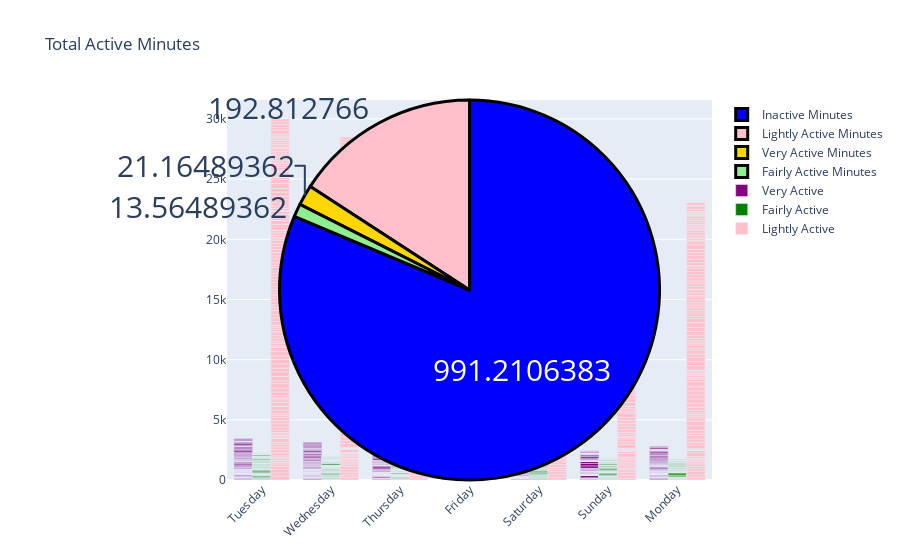

Notebook cell for this chart:
### Code cell
ig = go.Figure()
fig.add_trace(go.Bar(
    x=data["Day"],
    y=data["VeryActiveMinutes"],
    name='Very Active',
    marker_color='purple'
))
fig.add_trace(go.Bar(
    x=data["Day"],
    y=data["FairlyActiveMinutes"],
    name='Fairly Active',
    marker_color='green'
))
fig.add_trace(go.Bar(
    x=data["Day"],
    y=data["LightlyActiveMinutes"],
    name='Lightly Active',
    marker_color='pink'
))
fig.update_layout(barmode='group', xaxis_tickangle=-45)
fig.show()

### Figure 1 — Plotly figure (JSON) as saved in the notebook; plotly's stock layout.template omitted (floating-point values rounded to 4 significant figures; data arrays with more than 128 entries replaced by an {"elided": "..."} marker saying what was removed)
{"data": [{"hoverinfo": "label+percent", "labels": ["Very Active Minutes", "Fairly Active Minutes", "Lightly Active Minutes", "Inactive Minutes"], "marker": {"colors": ["gold", "lightgreen", "pink", "blue"], "line": {"color": "black", "width": 3}}, "textfont": {"size": 30}, "textinfo": "value", "type": "pie", "values": [21.16, 13.56, 192.8, 991.2]}, {"marker": {"color": "purple"}, "name": "Very Active", "type": "bar", "x": {"elided": "940 str values"}, "y": {"elided": "940 int values"}}, {"marker": {"color": "green"}, "name": "Fairly Active", "type": "bar", "x": {"elided": "940 str values"}, "y": {"elided": "940 int values"}}, {"marker": {"color": "pink"}, "name": "Lightly Active", "type": "bar", "x": {"elided": "940 str values"}, "y": {"elided": "940 int values"}}], "layout": {"barmode": "group", "title": {"text": "Total Active Minutes"}, "xaxis": {"tickangle": -45}}}
